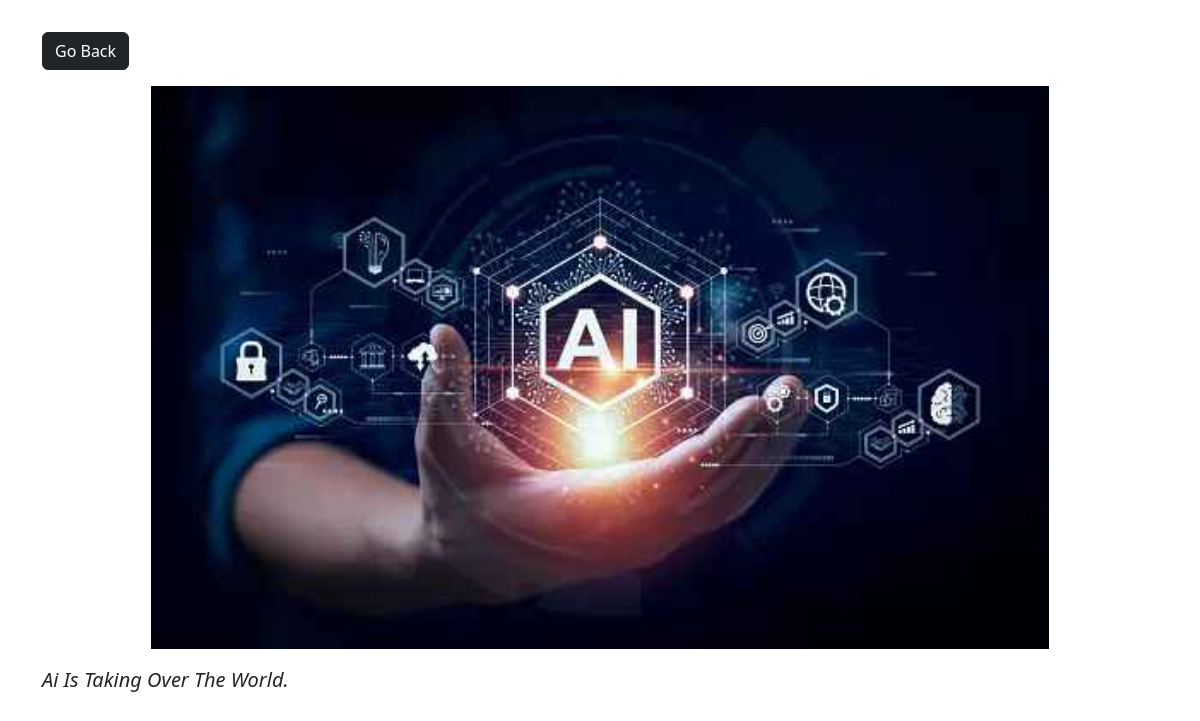
Screenshot of /photo/12 with the database file from the repository.
### snaps/models.py (models this page shows, shortened)
class Photo(models.Model):
    category = models.ForeignKey(Category, on_delete=models.SET_NULL, null=True, blank=True)
    image = models.ImageField(null=False, blank=False)
    description = models.TextField(null=False, blank=False)

### snaps/views.py (the view)
# urls.py: path('photo/<str:pk>', views.viewPhoto, name='viewPhoto'),
def viewPhoto(request, pk):
    photo = Photo.objects.get(id=pk)
    return render(request, 'snaps/photo.html', {'photo': photo})

### snaps/templates/snaps/photo.html (shortened to what this page needs)
<!DOCTYPE html>
<html lang="en">
<head>
    <link href="https://cdn.jsdelivr.net/npm/bootstrap@5.3.1/dist/css/bootstrap.min.css"
        rel="stylesheet"
>
</head>
<body class="m-3">
    <div class="container">
        <div class="row justify-content-center">
            <div class="col">
                <a class="btn btn-dark my-3" href="{% url 'gallery' %}">Go Back</a>
                <div style="height: 80vh;">
                    <img src="{{photo.image.url}}"
                        class="card-img-top mb-2" alt="..." style="max-height: 88%; max-width: 100%; object-fit: contain">
                    <p class="fs-5 py-2 fst-italic lh-base">{{photo.description | title}}</p>
                </div>
            </div>
        </div>
    </div>
</body>
</html>

### rows the page displays
Photo: image (picture), description "Ai Is Taking Over The World."
